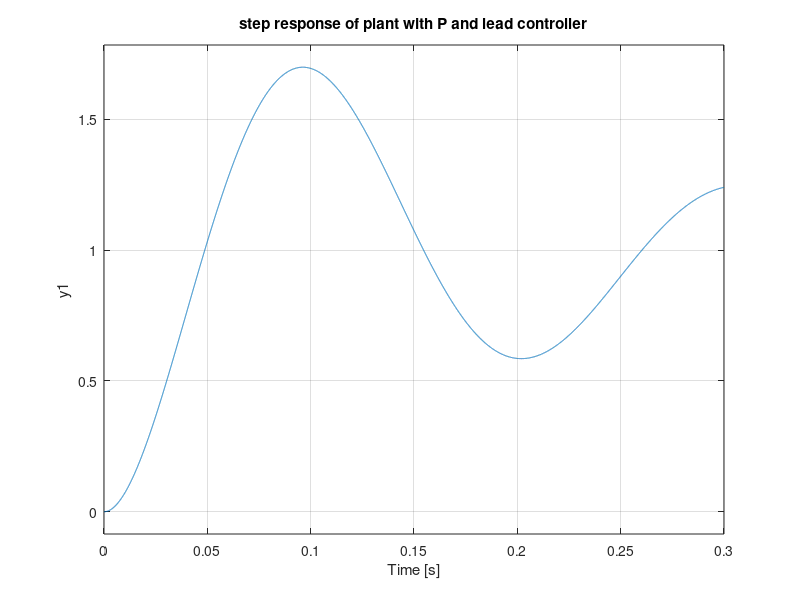

Write MATLAB code to recreate this figure.
Np=[800*5717.7^2*14325.7^2];
D=conv([1 0 0],[1 2*0.008*5717.7 5717.7^2]);
Dp=conv(D,[1 2*0.02*14325.7 14325.7^2]);
Gp=tf(Np,Dp);
k=1.63;
Gc=tf([2.04*0.012 1],[0.012 1])
Go=series(Gp,Gc)
Gideal=tf(1,1);
Gcl=feedback(Go,Gideal);

%bode(Gp)
step(Gcl)
title('step response of plant with P and lead controller')